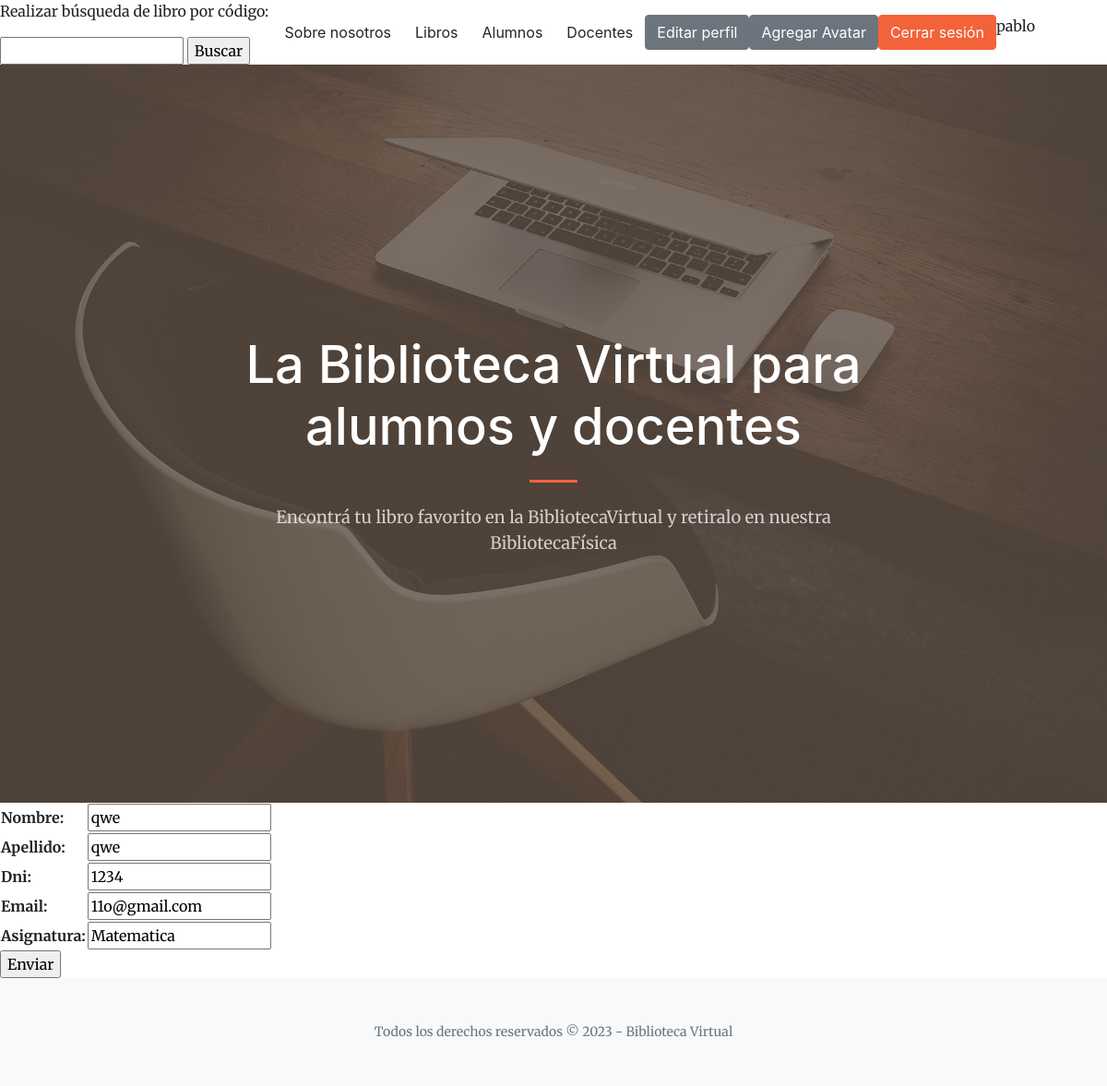
The page /BibliotecaVirtual/editarDocente/qwe/ (signed in) on the database its author committed.
### BibliotecaVirtual/models.py (models this page shows, shortened)
class Docente(models.Model):
    nombre = models.CharField(max_length=40)
    apellido = models.CharField(max_length=40)
    dni = models.IntegerField()
    email = models.EmailField()
    asignatura = models.CharField(max_length=40)

### BibliotecaVirtual/views.py (the view)
# urls.py: path('editarDocente/<docente_nombre>/', views.editarDocente, name='EditarDocente'),
def editarDocente(request, docente_nombre):
    docente = Docente.objects.get(nombre=docente_nombre)
    if request.method == 'POST':
        miFormulario = DocenteFormulario(request.POST)
        print(miFormulario)
        if miFormulario.is_valid:
            informacion = miFormulario.cleaned_data
            docente.nombre = informacion['nombre']
            docente.apellido = informacion['apellido']
            docente.dni = informacion['dni']
            docente.email = informacion['email']
            docente.asignatura = informacion['asignatura']
            docente.save()
            return render(request, "BibliotecaVirtual/inicio.html")
    else:
        miFormulario = DocenteFormulario(initial={'nombre':docente.nombre,
                                                  'apellido':docente.apellido,
                                                  'dni':docente.dni,
                                                  'email':docente.email,
                                                  'asignatura':docente.asignatura})
        return render(request, "BibliotecaVirtual/editarDocente.html", {"miFormulario":miFormulario, "docente_nombre":docente_nombre})

### BibliotecaVirtual/forms.py
class DocenteFormulario(forms.Form):
    nombre = forms.CharField(max_length=40)
    apellido = forms.CharField(max_length=40)
    dni = forms.IntegerField()
    email = forms.EmailField()
    asignatura = forms.CharField(max_length=40)

### BibliotecaVirtual/templates/BibliotecaVirtual/editarDocente.html (shortened to what this page needs)
{% extends "BibliotecaVirtual/padre.html" %}
{% load static %}
{% block contenidoQueCambia %}
    <form action="" method="POST">{% csrf_token %}
        <table>
            {{ miFormulario.as_table }}
        </table>
        <input type="submit" value="Enviar">
    </form>
{% endblock %}

### BibliotecaVirtual/templates/BibliotecaVirtual/padre.html (shortened to what this page needs)
<!DOCTYPE html>
<html lang="en">
    <head>
        {% load static %}
        <link href="https://cdn.jsdelivr.net/npm/bootstrap-icons@1.5.0/font/bootstrap-icons.css" rel="stylesheet" />
        <link href="https://cdnjs.cloudflare.com/ajax/libs/SimpleLightbox/2.1.0/simpleLightbox.min.css" rel="stylesheet" />
        <link href="{% static 'BibliotecaVirtual/css/styles.css' %}" rel="stylesheet" />
    </head>
    <body id="page-top">
        <form action="/BibliotecaVirtual/buscar" method="GET">
            <p>Realizar búsqueda de libro por código:</p>
            <input type="number" name="codigo" id="codigo">
            <input type="submit" value="Buscar">
        </form>
        <nav class="navbar navbar-expand-lg navbar-light fixed-top py-3" id="mainNav">
            <div class="container px-4 px-lg-5">
                <div class="collapse navbar-collapse" id="navbarResponsive">
                    <ul class="nav nav-pills ms-auto my-2 my-lg-0">
                        <a class="btn btn-terciary" href="{% url 'Inicio' %}">Sobre nosotros</a></li>
                        <a class="btn btn-terciary" href="{% url 'Libros' %}">Libros</a></li>
                        <a class="btn btn-terciary" href="{% url 'Alumnos' %}">Alumnos</a></li>
                        <a class="btn btn-terciary" href="{% url 'Docentes' %}">Docentes</a></li>
                        {% if request.user.is_authenticated %}
                        <a class="btn btn-secondary" href="{% url 'EditarPerfil' %}">Editar perfil</a></li>
                        <a class="btn btn-secondary" href="{% url 'AgregarAvatar' %}">Agregar Avatar</a>
                        <a class="btn btn-primary" href="{% url 'Logout' %}">Cerrar sesión</a></li>
                                {{user.username}}
                        {% endif %}
                    </ul>
                </div>
            </div>
        </nav>
        <header class="masthead">
            <div class="container px-4 px-lg-5 h-100">
                <div class="row gx-4 gx-lg-5 h-100 align-items-center justify-content-center text-center">
                    <div class="col-lg-8 align-self-end">
                        <h1 class="text-white font-weight-bold">La Biblioteca Virtual para alumnos y docentes</h1>
                        <hr class="divider" />
                    </div>
                    <div class="col-lg-8 align-self-baseline">
                        <p class="text-white-75 mb-5">Encontrá tu libro favorito en la BibliotecaVirtual y retiralo en nuestra BibliotecaFísica</p>
                    </div>
                </div>
            </div>
        </header>
        {% block contenidoQueCambia %}
        {% endblock %}
        <footer class="bg-light py-5">
            <div class="container px-4 px-lg-5"><div class="small text-center text-muted">Todos los derechos reservados &copy; 2023 - Biblioteca Virtual</div></div>
        </footer>
    </body>
</html>

### rows shown on the page
Docente: nombre "qwe", apellido "qwe", dni "1234", email "11o@gmail.com", asignatura "Matematica"

### other values the page prints
{{ user.username }} "pablo"
